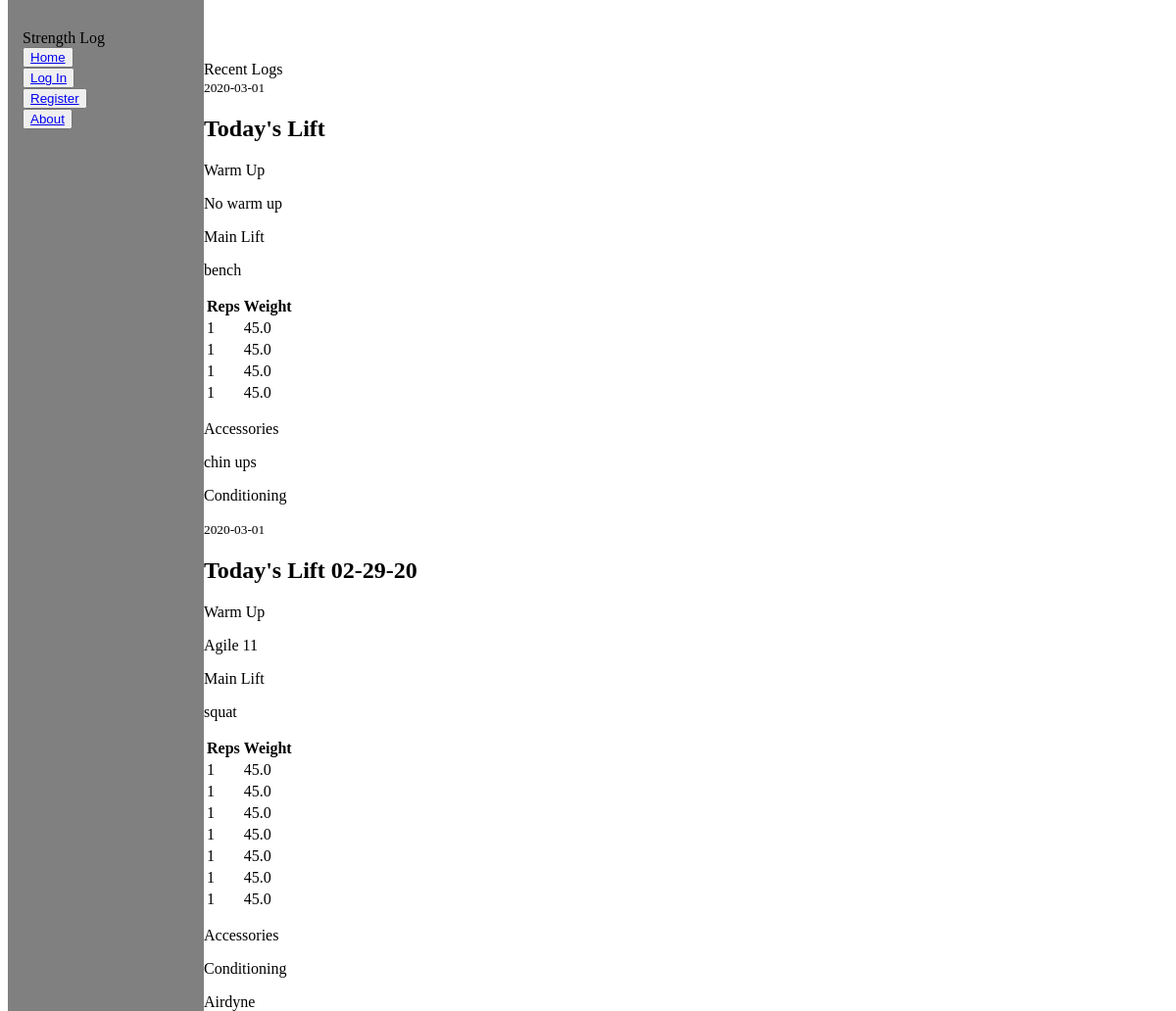
The page /home on the database its author committed.
### strength_log/models.py (models this page shows, shortened)
class Post(db.Model):
    __tablename__ = "posts"
    id = db.Column(db.Integer, primary_key=True)
    title = db.Column(db.String(80), index=True)
    warm_up = db.Column(db.String(80))
    main_lift = db.Column(db.String)
    sets = db.Column(db.JSON)
    accessories = db.Column(db.String(80))
    conditioning = db.Column(db.String(80))
    timestamp = db.Column(db.DateTime, index=True, default=dt.datetime.utcnow)
    user_id = db.Column(db.Integer, db.ForeignKey("users.id"))

### strength_log/main/routes.py (the view)
@main.route("/")
@main.route("/home")
def home():
    if current_user.is_authenticated:
        posts = (
            Post.query.filter_by(author=current_user)
            .order_by(Post.timestamp.desc())
            .all()
        )
    else:
        posts = Post.query.order_by(Post.timestamp.desc()).all()
    return render_template("home.html", posts=posts)

### strength_log/templates/home.html (shortened to what this page needs)
{% extends "base.html" %}
{% set title = "5/3/1 Log" %}
{% block content %}
<div class="mui-row">
	<div class="mui-col-sm-10 mui-col-sm-offset-1">
		<br>
		<div class="mui--text-dark-secondary mui--text-body2">Recent Logs</div>
		{% for post in posts %}
		<article class="media content-section">
			<div class="media-body">
			  <div class="article-metadata">
				<small class="text-muted">{{ post.timestamp.strftime('%Y-%m-%d') }}</small>
			  </div>
			  <h2><a class="article-title">{{ post.title }}</a></h2>
			  <div class="mui--text-headline">Warm Up</div>
			  <p class="article-content">{{ post.warm_up }}</p>
			  <div class="mui--text-headline">Main Lift</div>
			  <p class="article-content">{{ post.main_lift }}</p>
			  <p class="article-content">
				  <table class="mui-table">
					  <thead>
						<tr>
							<th>Reps</th>
							<th>Weight</th>
						</tr>
					</thead>
					<tbody>
					  {% for set in post.sets %}
						<tr>
							<td>{{ set["reps"] }}</td>
							<td>{{ set["weight"] }}</td>
						</tr>
					  {% endfor %}
					</tbody>
				  </table>
			  </p>
			  <div class="mui--text-headline">Accessories</div>
			  <p class="article-content">{{ post.accessories }}</p>
			  <div class="mui--text-headline">Conditioning</div>
			  <p class="article-content">{{ post.conditioning }}</p>
			</div>
		  </article>
		{% endfor %}
	</div>
</div>
{% endblock %}

### strength_log/templates/base.html (shortened to what this page needs)
<!doctype html>
<html>
<head>
	<link href="//cdn.muicss.com/mui-0.10.0/css/mui.min.css" rel="stylesheet" type="text/css" />
	<link rel="stylesheet" type="text/css" href="{{ url_for('static', filename='main.css') }}">
</head>
<body>
	<div id="sidebar">
		<div class="mui--text-light mui--text-display1 mui--align-vertical">Strength Log</div>
		<div class="mui--divider-top">
			<button class="mui-btn mui-btn--raised"><a href="/home">Home</a></button>
		</div>
		{% if current_user.is_authenticated %}
		<div class="mui--divider-top">
			<button class="mui-btn mui-btn--raised"><a href="/post/new">Log Workout</a></button>
		</div>
		<div class="mui--divider-top">
			<button class="mui-btn mui-btn--raised"><a href="{{ url_for('maxes.new_max') }}">Lift Maxes</a></button>
		</div>
		<div class="mui--divider-top">
			<button class="mui-btn mui-btn--raised"><a href="/logout">Log Out</a></button>
		</div>
		{% else %}
		<div class="mui--divider-top">
			<button class="mui-btn mui-btn--raised"><a href="{{ url_for('users.login') }}">Log In</a></button>
		</div>
		<div class="mui--divider-top">
			<button class="mui-btn mui-btn--raised"><a href="/register">Register</a></button>
		</div>
		{% endif %}
		<div class="mui--divider-top">
			<button class="mui-btn mui-btn--raised"><a href="/about">About</a></button>
		</div>
	</div>
	<div class="mui-row">
		<br>
		<br>
		<div id="content" class="mui-container">
			<div class="row">
				<div class="col-md-8">
				  {% block content %}{% endblock %}
				</div>
		</div>
	</div>
</body>
</html>

### strength_log/static/main.css (style rules this page uses)
html, body { height: 100%; }
html, body, input, textarea, button { -webkit-font-smoothing: antialiased; -moz-osx-font-smoothing: grayscale; text-shadow: 1px 1px 1px rgba(0, 0, 0, 0.004); }
#sidebar { background-color: gray; padding: 15px; }
@media (min-width: 768px) { #sidebar { position: fixed; top: 0; bottom: 0; width: 170px; height: 100%; padding-top: 30px; } }
@media (min-width: 768px) { #content { margin-left: 200px; } }

### rows shown on the page
Post: timestamp "2020-03-01", title "Today's Lift", warm_up "No warm up", main_lift "bench", reps "1" "1" "1" "1", weight "45.0" "45.0" "45.0" "45.0", accessories "chin ups"
Post: timestamp "2020-03-01", title "Today's Lift 02-29-20", warm_up "Agile 11", main_lift "squat", reps "1" "1" "1" "1" "1" "1" "1", weight "45.0" "45.0" "45.0" "45.0" "45.0" "45.0" "45.0", conditioning "Airdyne"
